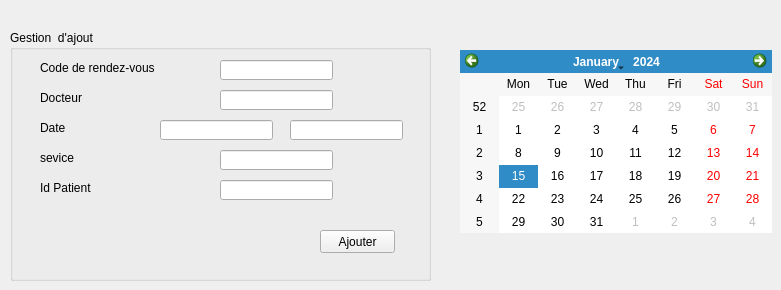
        <widget class="QWidget" name="tab_13">
         <attribute name="title">
          <string>Ajouter RDV</string>
         </attribute>
         <widget class="QGroupBox" name="groupBox_2">
          <property name="geometry">
           <rect>
            <x>10</x>
            <y>30</y>
            <width>421</width>
            <height>251</height>
           </rect>
          </property>
          <property name="title">
           <string>Gestion  d'ajout</string>
          </property>
          <widget class="QLabel" name="label_9">
           <property name="geometry">
            <rect>
             <x>30</x>
             <y>30</y>
             <width>131</width>
             <height>16</height>
            </rect>
           </property>
           <property name="text">
            <string>Code de rendez-vous</string>
           </property>
          </widget>
          <widget class="QLabel" name="label_10">
           <property name="geometry">
            <rect>
             <x>30</x>
             <y>60</y>
             <width>71</width>
             <height>16</height>
            </rect>
           </property>
           <property name="text">
            <string>Docteur</string>
           </property>
          </widget>
          <widget class="QLabel" name="label_11">
           <property name="geometry">
            <rect>
             <x>30</x>
             <y>90</y>
             <width>81</width>
             <height>16</height>
            </rect>
           </property>
           <property name="text">
            <string>Date</string>
           </property>
          </widget>
          <widget class="QLabel" name="label_12">
           <property name="geometry">
            <rect>
             <x>30</x>
             <y>120</y>
             <width>71</width>
             <height>16</height>
            </rect>
           </property>
           <property name="text">
            <string>sevice</string>
           </property>
          </widget>
          <widget class="QLabel" name="label_13">
           <property name="geometry">
            <rect>
             <x>30</x>
             <y>150</y>
             <width>71</width>
             <height>16</height>
            </rect>
           </property>
           <property name="text">
            <string>Id Patient</string>
           </property>
          </widget>
          <widget class="QLineEdit" name="ID_3">
           <property name="geometry">
            <rect>
             <x>210</x>
             <y>150</y>
             <width>113</width>
             <height>20</height>
            </rect>
           </property>
          </widget>
          <widget class="QLineEdit" name="CodeRDV">
           <property name="geometry">
            <rect>
             <x>210</x>
             <y>30</y>
             <width>113</width>
             <height>20</height>
            </rect>
           </property>
          </widget>
          <widget class="QLineEdit" name="Docteur">
           <property name="geometry">
            <rect>
             <x>210</x>
             <y>60</y>
             <width>113</width>
             <height>20</height>
            </rect>
           </property>
          </widget>
          <widget class="QLineEdit" name="Service">
           <property name="geometry">
            <rect>
             <x>210</x>
             <y>120</y>
             <width>113</width>
             <height>20</height>
            </rect>
           </property>
          </widget>
          <widget class="QLineEdit" name="dateEdit_4">
           <property name="geometry">
            <rect>
             <x>150</x>
             <y>90</y>
             <width>113</width>
             <height>20</height>
            </rect>
           </property>
          </widget>
          <widget class="QLineEdit" name="timeEdit">
           <property name="geometry">
            <rect>
             <x>280</x>
             <y>90</y>
             <width>113</width>
             <height>20</height>
            </rect>
           </property>
          </widget>
          <widget class="QPushButton" name="pb_ajouter_2">
           <property name="geometry">
            <rect>
             <x>310</x>
             <y>200</y>
             <width>75</width>
             <height>23</height>
            </rect>
           </property>
           <property name="text">
            <string>Ajouter</string>
           </property>
          </widget>
         </widget>
         <widget class="QCalendarWidget" name="calendarWidget_2">
          <property name="geometry">
           <rect>
            <x>460</x>
            <y>50</y>
            <width>312</width>
            <height>183</height>
           </rect>
          </property>
         </widget>
        </widget>
